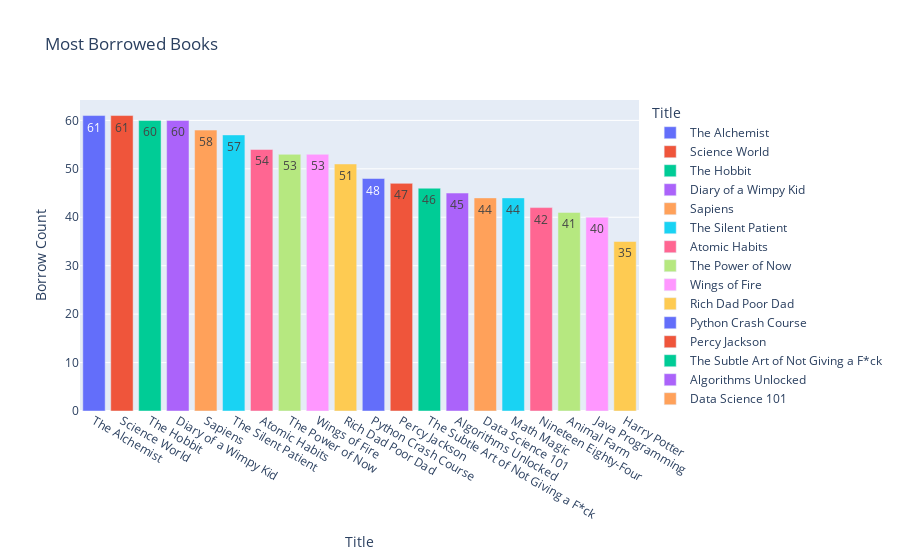

Here is the notebook cell this chart was saved with:
### Code cell
# Step 4: Bar plot - Most borrowed books

filtered_df = df

# Bar Chart: Most Borrowed Books
bar_data = filtered_df["Title"].value_counts().reset_index()
bar_data.columns = ["Title", "Borrow Count"]

# Create the Plotly bar chart
fig_bar = px.bar(
    bar_data,
    x="Title",
    y="Borrow Count",
    color="Title",
    text="Borrow Count",
    title=" Most Borrowed Books"
)

fig_bar.show()

### Figure 1 — Plotly figure (JSON) as saved in the notebook; plotly's stock layout.template omitted (floating-point values rounded to 4 significant figures)
{"data": [{"alignmentgroup": "True", "hovertemplate": "Title=%{x}<br>Borrow Count=%{text}<extra></extra>", "legendgroup": "The Alchemist", "marker": {"color": "#636efa", "pattern": {"shape": ""}}, "name": "The Alchemist", "offsetgroup": "The Alchemist", "orientation": "v", "showlegend": true, "text": [61], "textposition": "auto", "type": "bar", "x": ["The Alchemist"], "xaxis": "x", "y": [61], "yaxis": "y"}, {"alignmentgroup": "True", "hovertemplate": "Title=%{x}<br>Borrow Count=%{text}<extra></extra>", "legendgroup": "Science World", "marker": {"color": "#EF553B", "pattern": {"shape": ""}}, "name": "Science World", "offsetgroup": "Science World", "orientation": "v", "showlegend": true, "text": [61], "textposition": "auto", "type": "bar", "x": ["Science World"], "xaxis": "x", "y": [61], "yaxis": "y"}, {"alignmentgroup": "True", "hovertemplate": "Title=%{x}<br>Borrow Count=%{text}<extra></extra>", "legendgroup": "The Hobbit", "marker": {"color": "#00cc96", "pattern": {"shape": ""}}, "name": "The Hobbit", "offsetgroup": "The Hobbit", "orientation": "v", "showlegend": true, "text": [60], "textposition": "auto", "type": "bar", "x": ["The Hobbit"], "xaxis": "x", "y": [60], "yaxis": "y"}, {"alignmentgroup": "True", "hovertemplate": "Title=%{x}<br>Borrow Count=%{text}<extra></extra>", "legendgroup": "Diary of a Wimpy Kid", "marker": {"color": "#ab63fa", "pattern": {"shape": ""}}, "name": "Diary of a Wimpy Kid", "offsetgroup": "Diary of a Wimpy Kid", "orientation": "v", "showlegend": true, "text": [60], "textposition": "auto", "type": "bar", "x": ["Diary of a Wimpy Kid"], "xaxis": "x", "y": [60], "yaxis": "y"}, {"alignmentgroup": "True", "hovertemplate": "Title=%{x}<br>Borrow Count=%{text}<extra></extra>", "legendgroup": "Sapiens", "marker": {"color": "#FFA15A", "pattern": {"shape": ""}}, "name": "Sapiens", "offsetgroup": "Sapiens", "orientation": "v", "showlegend": true, "text": [58], "textposition": "auto", "type": "bar", "x": ["Sapiens"], "xaxis": "x", "y": [58], "yaxis": "y"}, {"alignmentgroup": "True", "hovertemplate": "Title=%{x}<br>Borrow Count=%{text}<extra></extra>", "legendgroup": "The Silent Patient", "marker": {"color": "#19d3f3", "pattern": {"shape": ""}}, "name": "The Silent Patient", "offsetgroup": "The Silent Patient", "orientation": "v", "showlegend": true, "text": [57], "textposition": "auto", "type": "bar", "x": ["The Silent Patient"], "xaxis": "x", "y": [57], "yaxis": "y"}, {"alignmentgroup": "True", "hovertemplate": "Title=%{x}<br>Borrow Count=%{text}<extra></extra>", "legendgroup": "Atomic Habits", "marker": {"color": "#FF6692", "pattern": {"shape": ""}}, "name": "Atomic Habits", "offsetgroup": "Atomic Habits", "orientation": "v", "showlegend": true, "text": [54], "textposition": "auto", "type": "bar", "x": ["Atomic Habits"], "xaxis": "x", "y": [54], "yaxis": "y"}, {"alignmentgroup": "True", "hovertemplate": "Title=%{x}<br>Borrow Count=%{text}<extra></extra>", "legendgroup": "The Power of Now", "marker": {"color": "#B6E880", "pattern": {"shape": ""}}, "name": "The Power of Now", "offsetgroup": "The Power of Now", "orientation": "v", "showlegend": true, "text": [53], "textposition": "auto", "type": "bar", "x": ["The Power of Now"], "xaxis": "x", "y": [53], "yaxis": "y"}, {"alignmentgroup": "True", "hovertemplate": "Title=%{x}<br>Borrow Count=%{text}<extra></extra>", "legendgroup": "Wings of Fire", "marker": {"color": "#FF97FF", "pattern": {"shape": ""}}, "name": "Wings of Fire", "offsetgroup": "Wings of Fire", "orientation": "v", "showlegend": true, "text": [53], "textposition": "auto", "type": "bar", "x": ["Wings of Fire"], "xaxis": "x", "y": [53], "yaxis": "y"}, {"alignmentgroup": "True", "hovertemplate": "Title=%{x}<br>Borrow Count=%{text}<extra></extra>", "legendgroup": "Rich Dad Poor Dad", "marker": {"color": "#FECB52", "pattern": {"shape": ""}}, "name": "Rich Dad Poor Dad", "offsetgroup": "Rich Dad Poor Dad", "orientation": "v", "showlegend": true, "text": [51], "textposition": "auto", "type": "bar", "x": ["Rich Dad Poor Dad"], "xaxis": "x", "y": [51], "yaxis": "y"}, {"alignmentgroup": "True", "hovertemplate": "Title=%{x}<br>Borrow Count=%{text}<extra></extra>", "legendgroup": "Python Crash Course", "marker": {"color": "#636efa", "pattern": {"shape": ""}}, "name": "Python Crash Course", "offsetgroup": "Python Crash Course", "orientation": "v", "showlegend": true, "text": [48], "textposition": "auto", "type": "bar", "x": ["Python Crash Course"], "xaxis": "x", "y": [48], "yaxis": "y"}, {"alignmentgroup": "True", "hovertemplate": "Title=%{x}<br>Borrow Count=%{text}<extra></extra>", "legendgroup": "Percy Jackson", "marker": {"color": "#EF553B", "pattern": {"shape": ""}}, "name": "Percy Jackson", "offsetgroup": "Percy Jackson", "orientation": "v", "showlegend": true, "text": [47], "textposition": "auto", "type": "bar", "x": ["Percy Jackson"], "xaxis": "x", "y": [47], "yaxis": "y"}, {"alignmentgroup": "True", "hovertemplate": "Title=%{x}<br>Borrow Count=%{text}<extra></extra>", "legendgroup": "The Subtle Art of Not Giving a F*ck", "marker": {"color": "#00cc96", "pattern": {"shape": ""}}, "name": "The Subtle Art of Not Giving a F*ck", "offsetgroup": "The Subtle Art of Not Giving a F*ck", "orientation": "v", "showlegend": true, "text": [46], "textposition": "auto", "type": "bar", "x": ["The Subtle Art of Not Giving a F*ck"], "xaxis": "x", "y": [46], "yaxis": "y"}, {"alignmentgroup": "True", "hovertemplate": "Title=%{x}<br>Borrow Count=%{text}<extra></extra>", "legendgroup": "Algorithms Unlocked", "marker": {"color": "#ab63fa", "pattern": {"shape": ""}}, "name": "Algorithms Unlocked", "offsetgroup": "Algorithms Unlocked", "orientation": "v", "showlegend": true, "text": [45], "textposition": "auto", "type": "bar", "x": ["Algorithms Unlocked"], "xaxis": "x", "y": [45], "yaxis": "y"}, {"alignmentgroup": "True", "hovertemplate": "Title=%{x}<br>Borrow Count=%{text}<extra></extra>", "legendgroup": "Data Science 101", "marker": {"color": "#FFA15A", "pattern": {"shape": ""}}, "name": "Data Science 101", "offsetgroup": "Data Science 101", "orientation": "v", "showlegend": true, "text": [44], "textposition": "auto", "type": "bar", "x": ["Data Science 101"], "xaxis": "x", "y": [44], "yaxis": "y"}, {"alignmentgroup": "True", "hovertemplate": "Title=%{x}<br>Borrow Count=%{text}<extra></extra>", "legendgroup": "Math Magic", "marker": {"color": "#19d3f3", "pattern": {"shape": ""}}, "name": "Math Magic", "offsetgroup": "Math Magic", "orientation": "v", "showlegend": true, "text": [44], "textposition": "auto", "type": "bar", "x": ["Math Magic"], "xaxis": "x", "y": [44], "yaxis": "y"}, {"alignmentgroup": "True", "hovertemplate": "Title=%{x}<br>Borrow Count=%{text}<extra></extra>", "legendgroup": "Nineteen Eighty-Four", "marker": {"color": "#FF6692", "pattern": {"shape": ""}}, "name": "Nineteen Eighty-Four", "offsetgroup": "Nineteen Eighty-Four", "orientation": "v", "showlegend": true, "text": [42], "textposition": "auto", "type": "bar", "x": ["Nineteen Eighty-Four"], "xaxis": "x", "y": [42], "yaxis": "y"}, {"alignmentgroup": "True", "hovertemplate": "Title=%{x}<br>Borrow Count=%{text}<extra></extra>", "legendgroup": "Animal Farm", "marker": {"color": "#B6E880", "pattern": {"shape": ""}}, "name": "Animal Farm", "offsetgroup": "Animal Farm", "orientation": "v", "showlegend": true, "text": [41], "textposition": "auto", "type": "bar", "x": ["Animal Farm"], "xaxis": "x", "y": [41], "yaxis": "y"}, {"alignmentgroup": "True", "hovertemplate": "Title=%{x}<br>Borrow Count=%{text}<extra></extra>", "legendgroup": "Java Programming", "marker": {"color": "#FF97FF", "pattern": {"shape": ""}}, "name": "Java Programming", "offsetgroup": "Java Programming", "orientation": "v", "showlegend": true, "text": [40], "textposition": "auto", "type": "bar", "x": ["Java Programming"], "xaxis": "x", "y": [40], "yaxis": "y"}, {"alignmentgroup": "True", "hovertemplate": "Title=%{x}<br>Borrow Count=%{text}<extra></extra>", "legendgroup": "Harry Potter", "marker": {"color": "#FECB52", "pattern": {"shape": ""}}, "name": "Harry Potter", "offsetgroup": "Harry Potter", "orientation": "v", "showlegend": true, "text": [35], "textposition": "auto", "type": "bar", "x": ["Harry Potter"], "xaxis": "x", "y": [35], "yaxis": "y"}], "layout": {"barmode": "relative", "legend": {"title": {"text": "Title"}, "tracegroupgap": 0}, "title": {"text": " Most Borrowed Books"}, "xaxis": {"anchor": "y", "categoryarray": ["The Alchemist", "Science World", "The Hobbit", "Diary of a Wimpy Kid", "Sapiens", "The Silent Patient", "Atomic Habits", "The Power of Now", "Wings of Fire", "Rich Dad Poor Dad", "Python Crash Course", "Percy Jackson", "The Subtle Art of Not Giving a F*ck", "Algorithms Unlocked", "Data Science 101", "Math Magic", "Nineteen Eighty-Four", "Animal Farm", "Java Programming", "Harry Potter"], "categoryorder": "array", "domain": [0, 1], "title": {"text": "Title"}}, "yaxis": {"anchor": "x", "domain": [0, 1], "title": {"text": "Borrow Count"}}}}
